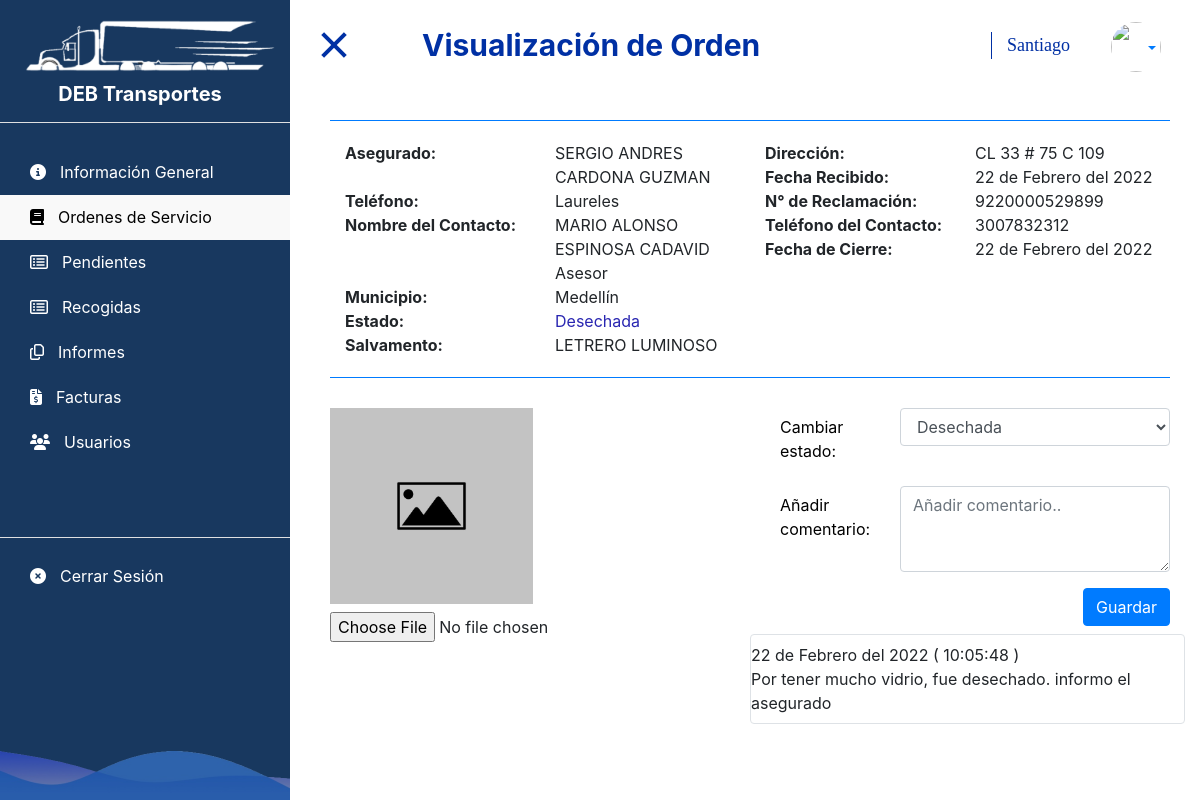
The page /views/orderView.php?order=1407 (signed in) on the database its author committed.
### tables this page shows
CREATE TABLE `orders` (
  `id` int(11) NOT NULL,
  `insured` varchar(50) NOT NULL,
  `address` varchar(100) NOT NULL,
  `community` varchar(25) NOT NULL,
  `phone` varchar(20) NOT NULL,
  `received_date` date NOT NULL,
  `claim_number` varchar(20) NOT NULL,
  `contact_name` varchar(50) NOT NULL,
  `contact_phone` varchar(20) NOT NULL,
  `municipality` varchar(30) NOT NULL,
  `state` varchar(15) NOT NULL,
  `description` text NOT NULL,
  `modification_date` date NOT NULL,
  `last_date` date NOT NULL,
  `photo` varchar(20) NOT NULL,
  `fk_lot` int(11) NOT NULL DEFAULT 0
);

CREATE TABLE `comments` (
  `id` int(11) NOT NULL,
  `fk_order` int(11) NOT NULL,
  `comment` text NOT NULL,
  `date` datetime NOT NULL
);

### views/reports.php (called while the page is built)
<?php
function excelReport() {
    return "
<div class='modal' id='reportsModal' tabindex='-1'>
    <div class='modal-dialog'>
        <div class='modal-content'>
            <div class='modal-header'>
                <h5 class='modal-title'>Generación de Informes</h5>
                <button type='button' class='close' data-dismiss='modal' aria-label='Close'>
                    <span aria-hidden='true'>&times;</span>
                </button>
            </div>
            <form name='excel' action='' id='reports_form' method='POST'>
                <div class='modal-body'>
                    <span>Seleccione el rango de fechas:</span><br>
                    <div class='form-group mt-3'>
                        <div class='d-flex'>
                            <label for='start_date' class='col-sm-4 col-form-label'>Fecha Inicial:</label>
                            <input type='date' name='start_date' class='form-control pgtion' placeholder='Fecha inicial' id='start_date' required maxlength='10' onchange='return startDateCheck();'>
                        </div>
                        <div id='start_date_feed'></div>
                    </div>
                    <div class='form-group mt-3'>
                        <div class='d-flex'>
                            <label for='end_date' class='col-sm-4 col-form-label'>Fecha Final:</label>
                            <input type='date' name='end_date' class='form-control pgtion' placeholder='Fecha final' id='end_date' required maxlength='10' onchange='return endDateCheck();'>
                        </div>
                        <div id='end_date_feed'></div>
                    </div>
                </div>
                <div class='modal-footer'>
                    <button type='button' class='btn btn-secondary' data-dismiss='modal'>Cerrar</button>
                    <button type='button' name='btnsubmit2' onclick='return formValidation2();' class='btn btn-success'>Informe Tiempos</button>
                    <button type='button' name='btnsubmit' onclick='return formValidation();' class='btn btn-primary'>Informe General</button>
                </div>
            </form>
        </div>
    </div>
</div>
<script src='../assets/js/reportsDate.js' type='text/javascript'></script>
";
}
?>

### back_end/orderClass.php (called while the page is built, shortened)
<?php
class orderClass {
    function read($select, $values) {
        $db = new dataBaseConection();
        $con = $db->conected();
        $query = "SELECT $select FROM `orders` WHERE $values";
        $result = $con->query($query);
        return $result;
    }
}

### back_end/commentClass.php (called while the page is built, shortened)
<?php
class commentClass {
    function read($values){
       $db = new dataBaseConection();
       $con = $db->conected();
       $query = "SELECT * FROM `comments` WHERE $values";
       $result = $con->query($query);
       return $result;
    }
}

### views/orderView.php (the view, shortened to what this page needs)
<?php
include_once 'layout/general.php';
include_once '../back_end/orderController.php';
$layout = new general();
$controller = new orderController();
$data = $controller->readSpecificOrder($_GET['order']);
$date = $controller->formatDate($data['received_date']);
if ($data['state'] !== "Pendiente") {
    $mod_date = $controller->formatDate($data['modification_date']);
} else {
    $mod_date = '';
}
$view = $controller->viewOrder($data['state'], $data['photo']);
?>
<!DOCTYPE html>
<html>
    <?= $layout->head('Visualización de Orden'); ?>
    <body>
        <div id='wrapper'>
            <?= $layout->navbar('orders'); ?>
            <div id='page-content-wrapper'>
                <button type='button' class='hamburger animated fadeInLeft is-closed' data-toggle='offcanvas'>
                    <span class='hamb-bottom'></span>
                </button>
                <?= $layout->navTitle("Admin", 1, "Visualización de Orden"); ?>
                <div class='row border-top border-bottom margin_vis <?= $view['border_color']; ?>'>
                    <div class='col-lg-6 col-sm-12'>
                        <div class='row'><div class='col-6 font-weight-bold'><span>Asegurado: </span></div><div class='col-6'><span><?= "$data[insured]"; ?></span></div></div>
                        <div class='row'><div class='col-6 font-weight-bold'><span>Teléfono: </span></div><div class='col-6'><span><?= "$data[phone]"; ?></span></div></div>
                        <div class='row'><div class='col-6 font-weight-bold'><span>Nombre del Contacto: </span></div><div class='col-6'><span><?= "$data[contact_name]"; ?></span></div></div>
                        <div class='row'><div class='col-6 font-weight-bold'><span>Municipio: </span></div><div class='col-6'><span><?= "$data[municipality]"; ?></span></div></div>
                        <div class='row'><div class='col-6 font-weight-bold'><span>Estado: </span></div><div class='col-6 <?= $view['color']; ?>'><span><?= "$data[state]"; ?></span></div></div>
                    </div>
                    <div class='col-lg-6 col-sm-12'>
                        <div class='row'><div class='col-6 font-weight-bold'><span>Dirección: </span></div><div class='col-6'><span><?= "$data[address]"; ?></span></div></div>
                        <div class='row'><div class='col-6 font-weight-bold'><span>Fecha Recibido: </span></div><div class='col-6'><span><?= "$date"; ?></span></div></div>
                        <div class='row'><div class='col-6 font-weight-bold'><span>N° de Reclamación: </span></div><div class='col-6'><span><?= "$data[claim_number]"; ?></span></div></div>
                        <div class='row'><div class='col-6 font-weight-bold'><span>Teléfono del Contacto: </span></div><div class='col-6'><span><?= "$data[contact_phone]"; ?></span></div></div>
                        <div class='row'><div class='col-6 font-weight-bold'><span>Fecha de Cierre: </span></div><div class='col-6'><span><?= "$mod_date"; ?></span></div></div>
                    </div>
                    <div class="col-12">
                        <div class='row'><div class='col-lg-3 col-6 font-weight-bold'><span>Salvamento: </span></div><div class='col-lg-9 col-6'><span><?= "$data[description]"; ?></span></div></div>
                    </div>
                </div>
                <div class='row'>
                    <div class='col-12'>
                        <form name='orders_form' <?= "action='../back_end/orderController.php?form=create&id=$data[id]'"; ?> method='POST' enctype='multipart/form-data'>
                            <div class="row">
                                <div class="col-12 col-lg-6">
                                    <div class="row">
                                        <div class="col-12">
                                            <?= $view['photo']; ?>
                                        </div>
                                    </div><div class="row">
                                        <div class="col-12">
                                            <input class='pt-2 pb-4' type='file' name='fileToUpload' id='fileToUpload' accept='.jpg, .jpeg'>
                                        </div>
                                    </div>
                                </div>
                                <div class='col-12 col-lg-6'>
                                    <div class="row">
                                        <div class="col-12">
                                            <div class='form-group'>
                                                <div class='d-flex'>
                                                    <label for='status' class='col-4 col-form-label'>Cambiar estado:</label>
                                                    <select id='status' name='status' class='form-control pgtion' maxlength='15' onchange="return showDate(this)">
                                                        <option value='Desechada' <?= $view['sel_3']; ?>>Desechada</option>
                                                    </select>
                                                </div>
                                            </div>
                                            <div class='form-group'>
                                                <div class='d-flex'>
                                                    <label for='comment' class='col-4 col-form-label'>Añadir comentario:</label>
                                                    <textarea class='form-control pgtion' rows='3' placeholder='Añadir comentario..' id='comment' name='comment' maxlength='2000'></textarea>
                                                </div>
                                            </div>
                                            <div class='button_right'><button type='submit' class='btn btn-primary'>Guardar</button></div>
                                        </div>
                                    </div>
                                    <div class="row">
                                        <div class="col-12">
                                            <?= $controller->readComments($_GET['order']); ?>
                                        </div>
                                    </div>
                                </div>
                            </div>
                        </form>
                    </div>
                </div>
            </div>
        </div>
    </body>
</html>

### back_end/orderController.php (shortened to what this page needs)
<?php
include_once 'orderClass.php';
include_once 'commentClass.php';
class orderController {
    function formatDate($date) {
        $months_spanish = array("Enero", "Febrero", "Marzo", "Abril", "Mayo", "Junio", "Julio", "Agosto", "Septiembre", "Octubre", "Noviembre", "Diciembre");
        $date_f = strtotime($date);
        $day = date('d', $date_f);
        $month = $months_spanish[(date('n', $date_f) - 1)];
        $year = date('Y', $date_f);
        $date_formatted = "$day de $month del $year";
        return $date_formatted;
    }
            ?><table class="table table-bordered mt-5 ml-5 col-6">
                    <?php
        function readSpecificOrder($order_id) {
            $model = new orderClass();
            $order_data = $model->read("*", "id = $order_id");
            foreach ($order_data as $data) {
            }
            return $data;
        }
        function viewOrder($data_state, $photo) {
            $view = ["color" => '', "border_color" => '', "sel_1" => '', "sel_2" => '', "sel_3" => '', "sel_4" => '', "button_photo" => '', "photo" => '', "loaded_photo" => false, "form" => false];
            switch ($data_state) {
                case "Desechada" :
                    $view["sel_3"] = "selected";
                    $view["border_color"] = "border-primary";
                    $view["color"] = "blue_status";
                    break;
            }
            if ($photo == '0') {
                $view["photo"] = "<img src='../assets/img/default.jpg' width='50%' alt='Foto'/>";
            } else {
                $view["photo"] = "<img src='../assets/img/$photo' width='100%' alt='Foto'/>";
            }
            return $view;
        }
        function readComments($order_id) {
            $model = new commentClass();
            $comments_1 = $model->read("fk_order = $order_id ORDER BY `comments`.`id` DESC");
            foreach ($comments_1 as $comments_2) {
                $comments = $comments_2;
                $date = $this->formatDate($comments['date']);
                $hour = date('H:i:s', strtotime($comments['date']));
                echo "<div class='row border rounded py-2 my-2'> $date ( $hour ) </br> $comments[comment]</div>";
            }
        }
    }

### assets/css/navBar.css (style rules this page uses)
body, html { height: 100%; overflow-x: hidden; overflow-y: auto; }
#wrapper { padding-left: 0; -webkit-transition: all 0.5s ease; -moz-transition: all 0.5s ease; -o-transition: all 0.5s ease; transition: all 0.5s ease; }
#wrapper.toggled { padding-left: 300px; }
#page-content-wrapper { width: 100%; padding: 30px; }
#wrapper.toggled #page-content-wrapper { margin-right: -220px; }
.hamburger { position: relative; top: 34px; z-index: 999; display: block; width: 32px; height: 32px; background: transparent; border: none; margin-top: -35px; }
.hamburger.is-closed .hamb-top, .hamburger.is-closed .hamb-middle, .hamburger.is-closed .hamb-bottom, .hamburger.is-open .hamb-top, .hamburger.is-open .hamb-middle, .hamburger.is-open .hamb-bottom { position: absolute; left: -12px; height: 4px; width: 100%; }
.hamburger.is-open .hamb-top, .hamburger.is-open .hamb-middle, .hamburger.is-open .hamb-bottom { background: #0030a4; }
.hamburger.is-open .hamb-top, .hamburger.is-open .hamb-bottom { top: 50%; margin-top: -2px; }
.hamburger.is-open .hamb-bottom { -webkit-transform: rotate(-45deg); -webkit-transition: -webkit-transform .2s cubic-bezier(.73,1,.28,.08); }
.hamburger.is-open:before { content: ''; display: block; width: 100px; font-size: 14px; color: #fff; line-height: 32px; text-align: center; opacity: 0; -webkit-transform: translate3d(0,0,0); -webkit-transition: all .35s ease-in-out; }

### assets/css/style.css (style rules this page uses)
.form-group { text-align: left; color: #000; }
.blue_status { color: #2926B1; }
.table_column, .button_right, .btn-excel { float: right; }
.margin_vis { margin: 40px 0px 30px; padding: 20px 0px; }

### rows shown on the page
orders: insured "SERGIO ANDRES CARDONA GUZMAN", phone "Laureles", contact_name "MARIO ALONSO ESPINOSA CADAVID Asesor", municipality "Medellín", state "Desechada", address "CL 33 # 75 C 109", claim_number "9220000529899", contact_phone "3007832312", modification_date "22 de Febrero del 2022", description "LETRERO LUMINOSO"
comments: date "22 de Febrero del 2022", date "10:05:48", comment "Por tener mucho vidrio, fue desechado. informo el asegurado"

### other values the page prints
$title "Visualización de Orden"
$user_name "Santiago"
$date "22 de Febrero del 2022"
